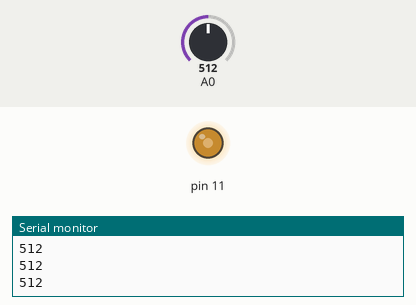
This sketch was run on a simulated Arduino Uno, built with avr-gcc and run on an emulated ATmega328P. On the bench: output pins drawn as LEDs (lit = HIGH), the last lines printed to the serial monitor. The test bench sets the inputs (shaded band); at power-on: A0 = 512.

Above: at 1.2 s.
1.3 s: A0 set to 716
At 2.2 s:
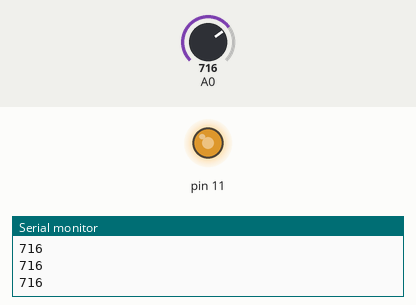
2.8 s: A0 set to 900
At 3.4 s:
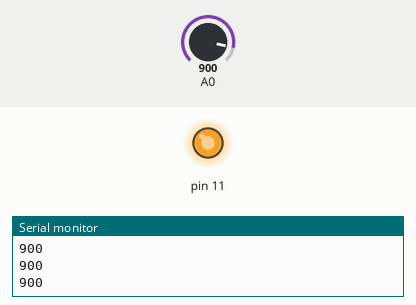
4.3 s: A0 set to 122
At 5.5 s:
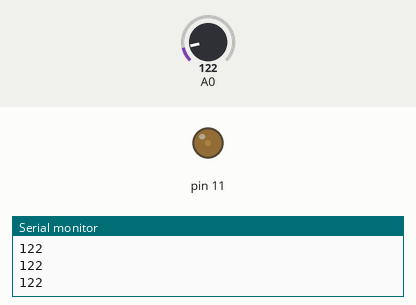
5.8 s: A0 set to 0
At 6.8 s:
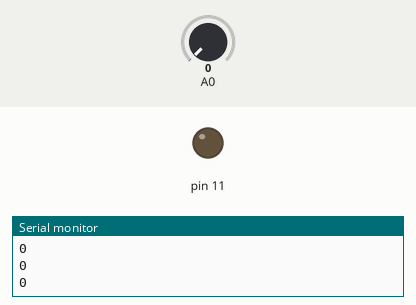
Timing chart, 0 to 8.3 s (numbered marks = the images above; inputs shaded):
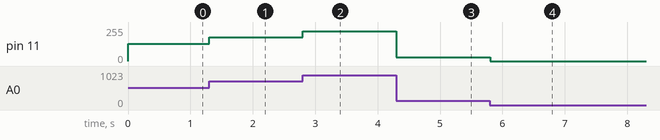

The sketch:

lab2-multimeter.ino
```cpp
void setup()
{
 ADMUX = 1 << REFS0; // choose ref voltage (AVCC)
 ADCSRA = (1<<ADEN)|7; //Enable ADC, choose prescaler
 Serial.begin(9600);
}

int readAdc(char pin){

  ADMUX |= (pin & 0x0f); //select analog pin
  ADCSRA |= (1<<ADSC); //start conversion

  while(ADCSRA & (1<<ADSC)); //wait for conversion to finish

  return ADCW; //get resulting ADC value

}
int val;
void loop()
{
  //val = analogRead(A0); //default function
  val = readAdc(0); //our function
  analogWrite(11,val/4); //map from 0-1023 to 0-255
  Serial.println(val);
}
```

Measured:
- after the input at 1.3 s, pin 11: 128/255 → 179/255 at once
- after the input at 2.8 s, pin 11: 179/255 → 225/255 at once
- after the input at 4.3 s, pin 11: 225/255 → 30/255 at once
- after the input at 5.8 s, pin 11: 30/255 → 0/255 at once
